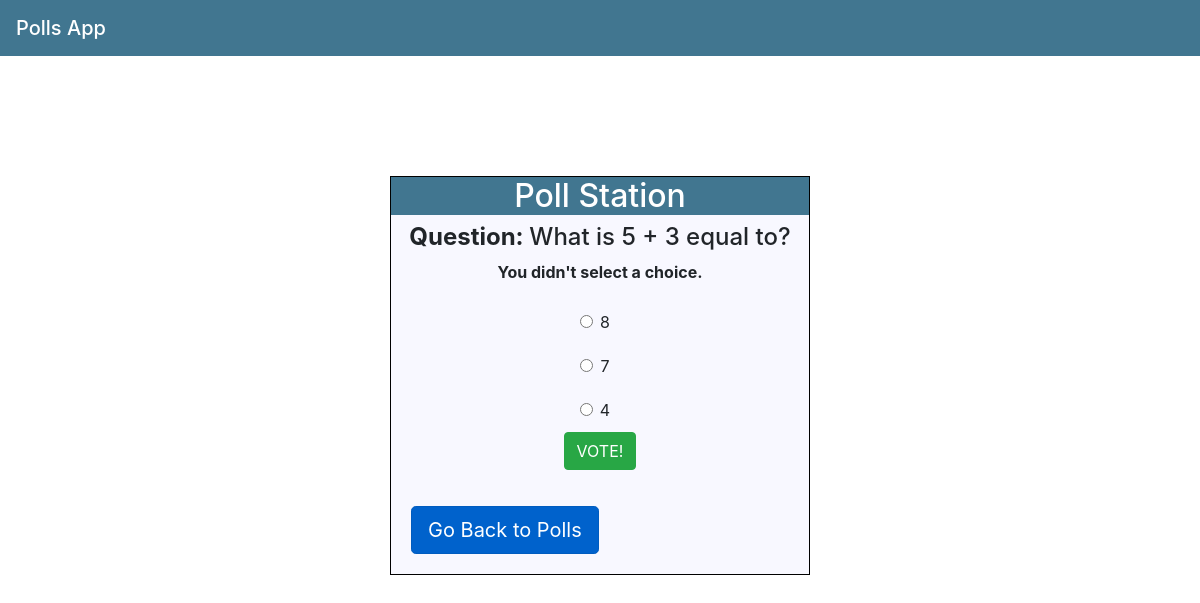
Page /polls/90/vote/ on the committed database.
### polls/models.py (models this page shows, shortened)
class Question(models.Model):
    question_text = models.CharField(max_length=200)
    pub_date = models.DateTimeField('date published')

class Choice(models.Model):
    question = models.ForeignKey(Question, on_delete=models.CASCADE)
    choice_text = models.CharField(max_length=200)
    votes = models.IntegerField(default=0)

### polls/views.py (the view)
# urls.py: path('<int:question_id>/vote/', views.vote, name='vote'),
def vote(request, question_id):
    question = get_object_or_404(Question, pk=question_id)
    try:
        selected_choice = question.choice_set.get(pk=request.POST['choice'])
    except (KeyError, Choice.DoesNotExist):
        return render(request, 'polls/detail.html', {
            'question': question,
            'error_message': "You didn't select a choice.",
        })
    else:
        selected_choice.votes += 1
        selected_choice.save()
        return HttpResponseRedirect(reverse('polls:results', args=(question.id,)))

### polls/templates/polls/detail.html (shortened to what this page needs)
{% extends 'polls/base.html' %}
{% block content %}
    <div class = "detailsContainer">
        <div class="detailsFormVoteContainer">
            <h2 class="detailTitle">Poll Station</h2>
            <h4><b>Question: </b>{{ question.question_text }}</h4>
            {% if error_message %}<p><strong>{{ error_message }}</strong></p>{% endif %}
            <form action="{% url 'polls:vote' question.id %}" method="post">
                {% for choice in question.choice_set.all %}
                    <div class="form-check choice">
                        <input class="form-check-input" type="radio" name="choice" id="choice{{ forloop.counter }}" value="{{ choice.id }}">
                        <label class="form-check-label" for="choice{{ forloop.counter }}">{{ choice.choice_text }}</label><br>
                    </div>
                {% endfor %}
                <button type="submit" class="btn btn-success voteButton">VOTE!</button>
            </form>
            <a class="btn btn-primary btn-lg active pollsButton" href="{% url 'polls:index'%}">Go Back to Polls</a>
        </div>
    </div>
{% endblock %}

### polls/static/polls/style.css (style rules this page uses)
.detailsFormVoteContainer { text-align: center; display:flex; flex-direction: column; width: 35%; margin: auto; margin-top: 10%; border: 1px black solid; background: #F8F8FF; }
.detailTitle { background-color: #417690; color: white; }
.pollsButton { margin: 20px; align-self: flex-start; }
.choice { padding: 10px; }
.voteButton { padding: 20px; }

### rows in the picture
Question: question_text "What is 5 + 3 equal to?"
Choice: choice_text "8"
Choice: choice_text "7"
Choice: choice_text "4"

### other values in the picture
{{ error_message }} "You didn't select a choice."
